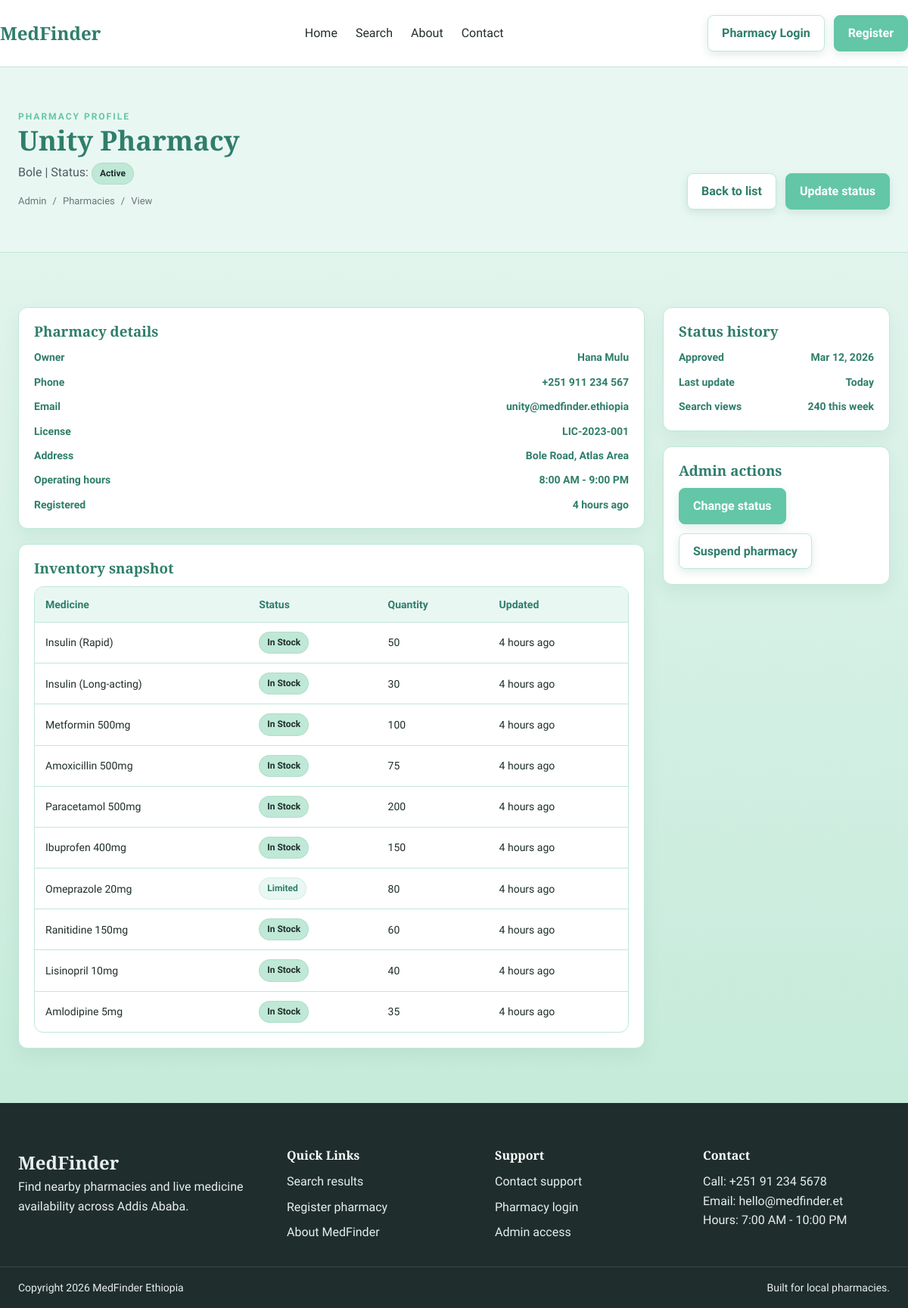
/admin/pharmacies/view.php?id=1 (signed in), run on the app's committed database.
### tables this page shows
CREATE TABLE pharmacies (
    pharmacy_id INT PRIMARY KEY AUTO_INCREMENT,
    pharmacy_name VARCHAR(200) NOT NULL,
    owner_name VARCHAR(100) NOT NULL,
    email VARCHAR(100) UNIQUE NOT NULL,
    phone VARCHAR(20) NOT NULL,
    password VARCHAR(255) NOT NULL,
    address TEXT NOT NULL,
    neighborhood_id INT,
    license_number VARCHAR(50) NOT NULL,
    logo VARCHAR(255),
    operating_hours TEXT,
    status ENUM('pending', 'active', 'suspended') DEFAULT 'pending',
    created_at TIMESTAMP DEFAULT CURRENT_TIMESTAMP,
    updated_at TIMESTAMP DEFAULT CURRENT_TIMESTAMP ON UPDATE CURRENT_TIMESTAMP,
    FOREIGN KEY (neighborhood_id) REFERENCES neighborhoods(neighborhood_id) ON DELETE SET NULL
);

CREATE TABLE neighborhoods (
    neighborhood_id INT PRIMARY KEY AUTO_INCREMENT,
    name VARCHAR(100) NOT NULL,
    description TEXT,
    zone VARCHAR(50),
    created_at TIMESTAMP DEFAULT CURRENT_TIMESTAMP
);

CREATE TABLE inventory (
    inventory_id INT PRIMARY KEY AUTO_INCREMENT,
    pharmacy_id INT NOT NULL,
    medicine_id INT NOT NULL,
    quantity INT DEFAULT 0,
    price DECIMAL(10,2),
    status ENUM('in_stock', 'limited', 'out_of_stock') DEFAULT 'in_stock',
    expiry_date DATE,
    notes TEXT,
    updated_at TIMESTAMP DEFAULT CURRENT_TIMESTAMP ON UPDATE CURRENT_TIMESTAMP,
    FOREIGN KEY (pharmacy_id) REFERENCES pharmacies(pharmacy_id) ON DELETE CASCADE,
    FOREIGN KEY (medicine_id) REFERENCES medicines(medicine_id) ON DELETE CASCADE,
    UNIQUE KEY unique_pharmacy_medicine (pharmacy_id, medicine_id)
);

CREATE TABLE medicines (
    medicine_id INT PRIMARY KEY AUTO_INCREMENT,
    medicine_name VARCHAR(200) NOT NULL,
    generic_name VARCHAR(200),
    category VARCHAR(100),
    description TEXT,
    created_at TIMESTAMP DEFAULT CURRENT_TIMESTAMP
);

### admin/pharmacies/view.php (the view, shortened to what this page needs)
<?php
include '../../includes/header.php';
require_once '../../includes/functions.php';
require_once '../../includes/db-connect.php';
$pharmacy_id = isset($_GET['id']) ? (int)$_GET['id'] : 0;
$stmt = $conn->prepare("SELECT p.*, n.name as neighborhood_name FROM pharmacies p LEFT JOIN neighborhoods n ON p.neighborhood_id = n.neighborhood_id WHERE p.pharmacy_id = ?");
$stmt->bind_param("i", $pharmacy_id);
$stmt->execute();
$result = $stmt->get_result();
$pharmacy = $result->fetch_assoc();
$stmt = $conn->prepare("SELECT i.*, m.medicine_name FROM inventory i JOIN medicines m ON i.medicine_id = m.medicine_id WHERE i.pharmacy_id = ? ORDER BY i.updated_at DESC LIMIT 10");
$stmt->bind_param("i", $pharmacy_id);
$stmt->execute();
$inventory = $stmt->get_result()->fetch_all(MYSQLI_ASSOC);
?>
<main id="main-content">
    <section class="page-hero">
        <div class="container page-hero-inner">
            <div>
                <p class="eyebrow">Pharmacy profile</p>
                <h1 class="page-title"><?php echo htmlspecialchars($pharmacy['pharmacy_name']); ?></h1>
                <p class="page-subtitle"><?php echo htmlspecialchars($pharmacy['neighborhood_name'] ?? 'N/A'); ?> | Status: <?php echo render_status_badge($pharmacy['status']); ?></p>
                <div class="breadcrumb">
                    <a href="../index.php">Admin</a>
                    <span>/</span>
                    <a href="index.php">Pharmacies</a>
                    <span>/</span>
                    <span>View</span>
                </div>
            </div>
            <div class="page-actions">
                <a class="btn btn-secondary" href="index.php">Back to list</a>
                <a class="btn btn-primary" href="approve.php?id=<?php echo $pharmacy['pharmacy_id']; ?>">Update status</a>
            </div>
        </div>
    </section>
    <section class="section">
        <div class="container profile-grid">
            <div class="profile-main">
                <div class="panel">
                    <h3 class="panel-title">Pharmacy details</h3>
                    <div class="info-list">
                        <div class="info-row">
                            <span>Owner</span>
                            <span><?php echo htmlspecialchars($pharmacy['owner_name']); ?></span>
                        </div>
                        <div class="info-row">
                            <span>Phone</span>
                            <span><?php echo format_ethiopian_phone($pharmacy['phone']); ?></span>
                        </div>
                        <div class="info-row">
                            <span>Email</span>
                            <span><?php echo htmlspecialchars($pharmacy['email']); ?></span>
                        </div>
                        <div class="info-row">
                            <span>License</span>
                            <span><?php echo htmlspecialchars($pharmacy['license_number']); ?></span>
                        </div>
                        <div class="info-row">
                            <span>Address</span>
                            <span><?php echo htmlspecialchars($pharmacy['address']); ?></span>
                        </div>
                        <div class="info-row">
                            <span>Operating hours</span>
                            <span><?php echo htmlspecialchars($pharmacy['operating_hours'] ?? 'N/A'); ?></span>
                        </div>
                        <div class="info-row">
                            <span>Registered</span>
                            <span><?php echo time_ago($pharmacy['created_at']); ?></span>
                        </div>
                    </div>
                </div>
                <div class="panel">
                    <h3 class="panel-title">Inventory snapshot</h3>
                    <div class="table-wrap">
                        <table class="table">
                            <thead>
                                <tr>
                                    <th>Medicine</th>
                                    <th>Status</th>
                                    <th>Quantity</th>
                                    <th>Updated</th>
                                </tr>
                            </thead>
                            <tbody>
                                <?php if (count($inventory) > 0): ?>
                                    <?php foreach ($inventory as $item): ?>
                                        <tr>
                                            <td><?php echo htmlspecialchars($item['medicine_name']); ?></td>
                                            <td><?php echo render_status_badge($item['status']); ?></td>
                                            <td><?php echo $item['quantity']; ?></td>
                                            <td><?php echo time_ago($item['updated_at']); ?></td>
                                        </tr>
                                    <?php endforeach; ?>
                                <?php else: ?>
                                    <tr>
                                        <td colspan="4" style="text-align: center; padding: 20px;">No inventory items</td>
                                    </tr>
                                <?php endif; ?>
                            </tbody>
                        </table>
                    </div>
                </div>
            </div>
            <aside class="profile-sidebar">
                <div class="panel">
                    <h3 class="panel-title">Status history</h3>
                    <div class="info-list">
                        <div class="info-row">
                            <span>Approved</span>
                            <span>Mar 12, 2026</span>
                        </div>
                        <div class="info-row">
                            <span>Last update</span>
                            <span>Today</span>
                        </div>
                        <div class="info-row">
                            <span>Search views</span>
                            <span>240 this week</span>
                        </div>
                    </div>
                </div>
                <div class="panel">
                    <h3 class="panel-title">Admin actions</h3>
                    <div class="form-footer">
                        <a class="btn btn-primary" href="approve.php?id=<?php echo $pharmacy['pharmacy_id']; ?>">Change status</a>
                        <?php if ($pharmacy['status'] === 'active'): ?>
                            <a class="btn btn-secondary" href="approve.php?id=<?php echo $pharmacy['pharmacy_id']; ?>&action=suspend">Suspend pharmacy</a>
                        <?php elseif ($pharmacy['status'] === 'suspended'): ?>
                            <a class="btn btn-secondary" href="approve.php?id=<?php echo $pharmacy['pharmacy_id']; ?>&action=activate">Reactivate pharmacy</a>
                        <?php endif; ?>
                    </div>
                </div>
            </aside>
        </div>
    </section>
</main>
<?php include '../../includes/footer.php'; ?>

### includes/functions.php (shortened to what this page needs)
<?php
function format_ethiopian_phone($phone) {
    $phone = preg_replace('/[^0-9]/', '', $phone);
    if (strlen($phone) === 12) {
        return '+' . substr($phone, 0, 3) . ' ' . substr($phone, 3, 1) . substr($phone, 4, 2) . ' ' . substr($phone, 6, 3) . ' ' . substr($phone, 9, 4);
    }
    return $phone;
}
function time_ago($timestamp) {
    $time = strtotime($timestamp);
    $current = time();
    $difference = $current - $time;
    $intervals = [
        31536000 => 'year',
        2592000 => 'month',
        604800 => 'week',
        86400 => 'day',
        3600 => 'hour',
        60 => 'minute',
        1 => 'second'
    ];
    foreach ($intervals as $seconds => $label) {
        $count = floor($difference / $seconds);
        if ($count > 0) {
            return $count . ' ' . $label . ($count > 1 ? 's' : '') . ' ago';
        }
    }
    return 'Just now';
}
function render_status_badge($status) {
    $classes = [
        'in_stock' => 'badge-success',
        'limited' => 'badge-warning',
        'out_of_stock' => 'badge-danger',
        'active' => 'badge-success',
        'pending' => 'badge-warning',
        'suspended' => 'badge-danger'
    ];
    $labels = [
        'in_stock' => 'In Stock',
        'limited' => 'Limited',
        'out_of_stock' => 'Out of Stock',
        'active' => 'Active',
        'pending' => 'Pending',
        'suspended' => 'Suspended'
    ];
    $class = $classes[$status] ?? 'badge-default';
    $label = $labels[$status] ?? ucfirst(str_replace('_', ' ', $status));
    return "<span class='badge $class'>$label</span>";
}

### css/style.css (style rules this page uses)
* { box-sizing: border-box; margin: 0; padding: 0; }
html { scroll-behavior: smooth; }
body { font-family: 'Work Sans', sans-serif; color: #1F2E2C; background: linear-gradient(180deg, #E9F7F2 0%, #BFE8D6 100%); line-height: 1.6; }
a { color: inherit; text-decoration: none; }
h1, h2, h3, h4 { font-family: 'Playfair Display', serif; color: #2F7E6A; line-height: 1.2; }
p { color: #2F7E6A; }
.container { max-width: 1200px; margin: 0 auto; padding: 0 24px; }
.section { padding: 72px 0; }
.eyebrow { text-transform: uppercase; letter-spacing: 2px; font-size: 12px; color: #63C6A7; font-weight: 600; }
.btn { display: inline-flex; align-items: center; justify-content: center; padding: 10px 18px; border-radius: 8px; font-weight: 600; border: 1px solid transparent; cursor: pointer; transition: all 0.2s ease; }
.btn-primary { background: #63C6A7; color: #fff; border-color: #63C6A7; }
.btn-secondary { background: #ffffff; color: #2F7E6A; border-color: #BFE8D6; }
.badge { display: inline-flex; align-items: center; padding: 4px 10px; border-radius: 999px; font-size: 12px; font-weight: 600; }
.badge-success { background: #BFE8D6; color: #1F2E2C; }
.badge-warning { background: #E9F7F2; color: #2F7E6A; }
.page-hero { padding: 56px 0; background: #ffffff; border-bottom: 1px solid #BFE8D6; }
.page-hero-inner { display: flex; align-items: flex-end; justify-content: space-between; gap: 24px; flex-wrap: wrap; }
.page-title { font-size: 36px; margin-bottom: 8px; }
.page-subtitle { font-size: 16px; color: #4f5b62; max-width: 640px; }
.breadcrumb { display: flex; align-items: center; gap: 8px; font-size: 13px; color: #6b747b; margin-top: 12px; }
.breadcrumb a { color: #6b747b; }
.page-actions { display: flex; gap: 12px; flex-wrap: wrap; }
.panel { background: #ffffff; border: 1px solid #BFE8D6; border-radius: 12px; padding: 20px; box-shadow: 0 10px 22px rgba(47, 126, 106, 0.08); }
.panel-title { font-weight: 600; margin-bottom: 12px; color: #2F7E6A; }
.profile-grid { display: flex; gap: 24px; align-items: flex-start; }
.profile-main { flex: 1; display: flex; flex-direction: column; gap: 20px; }
.profile-sidebar { flex: 0 0 300px; display: flex; flex-direction: column; gap: 20px; }
.info-list { display: flex; flex-direction: column; gap: 10px; font-size: 14px; color: #4f5b62; }
.info-row { display: flex; justify-content: space-between; gap: 12px; }
.info-row span { color: #2F7E6A; font-weight: 600; }
.table-wrap { overflow-x: auto; background: #ffffff; border: 1px solid #BFE8D6; border-radius: 12px; }
.table { width: 100%; border-collapse: collapse; min-width: 600px; }
.table th, .table td { padding: 12px 14px; text-align: left; font-size: 14px; border-bottom: 1px solid #BFE8D6; }
.table th { background: #E9F7F2; color: #2F7E6A; font-weight: 600; }
.table tr:last-child td { border-bottom: none; }
.form-footer { display: flex; align-items: center; gap: 12px; flex-wrap: wrap; margin-top: 12px; }
.btn, .card, .panel, .sidebar, input, select, textarea { transition: all 0.3s ease; }
.btn { position: relative; overflow: hidden; box-shadow: 0 4px 12px rgba(47, 126, 106, 0.15); }
.btn::before { content: ''; position: absolute; top: 0; left: -100%; width: 100%; height: 100%; background: rgba(255, 255, 255, 0.2); transition: left 0.3s ease; }
.badge { transition: all 0.2s ease; }
a:not(.btn):not(.badge) { transition: color 0.2s ease; }

### css/admin.css (style rules this page uses)
body.admin-body { background: linear-gradient(180deg, #E9F7F2 0%, #BFE8D6 100%); }
.admin-body .page-hero { background: #E9F7F2; }
.admin-body .badge { border: 1px solid rgba(47, 126, 106, 0.1); }

### data on the page
pharmacies: pharmacy_name "Unity Pharmacy", neighborhood.name "Bole", status "Active", owner_name "Hana Mulu", phone "+251 911 234 567", email "unity@medfinder.ethiopia", license_number "LIC-2023-001", address "Bole Road, Atlas Area", operating_hours "8:00 AM - 9:00 PM", created_at "4 hours ago"
inventory: medicine.medicine_name "Insulin (Rapid)", status "In Stock", quantity "50", updated_at "4 hours ago"
inventory: medicine.medicine_name "Insulin (Long-acting)", status "In Stock", quantity "30", updated_at "4 hours ago"
inventory: medicine.medicine_name "Metformin 500mg", status "In Stock", quantity "100", updated_at "4 hours ago"
inventory: medicine.medicine_name "Amoxicillin 500mg", status "In Stock", quantity "75", updated_at "4 hours ago"
inventory: medicine.medicine_name "Paracetamol 500mg", status "In Stock", quantity "200", updated_at "4 hours ago"
inventory: medicine.medicine_name "Ibuprofen 400mg", status "In Stock", quantity "150", updated_at "4 hours ago"
inventory: medicine.medicine_name "Omeprazole 20mg", status "Limited", quantity "80", updated_at "4 hours ago"
inventory: medicine.medicine_name "Ranitidine 150mg", status "In Stock", quantity "60", updated_at "4 hours ago"
inventory: medicine.medicine_name "Lisinopril 10mg", status "In Stock", quantity "40", updated_at "4 hours ago"
inventory: medicine.medicine_name "Amlodipine 5mg", status "In Stock", quantity "35", updated_at "4 hours ago"
